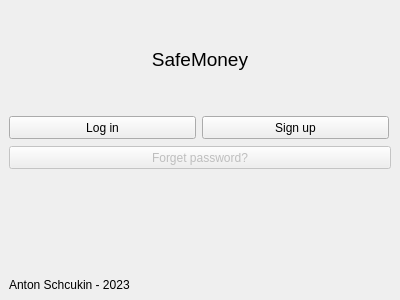
<?xml version="1.0" encoding="UTF-8"?>
<ui version="4.0">
 <class>SafeMoneyreg</class>
 <widget class="QWidget" name="SafeMoneyreg">
  <property name="geometry">
   <rect>
    <x>0</x>
    <y>0</y>
    <width>400</width>
    <height>300</height>
   </rect>
  </property>
  <property name="minimumSize">
   <size>
    <width>400</width>
    <height>300</height>
   </size>
  </property>
  <property name="maximumSize">
   <size>
    <width>400</width>
    <height>300</height>
   </size>
  </property>
  <property name="font">
   <font>
    <pointsize>9</pointsize>
   </font>
  </property>
  <property name="windowTitle">
   <string>SafeMoney - register</string>
  </property>
  <widget class="QLabel" name="programname_label">
   <property name="geometry">
    <rect>
     <x>9</x>
     <y>9</y>
     <width>382</width>
     <height>100</height>
    </rect>
   </property>
   <property name="minimumSize">
    <size>
     <width>382</width>
     <height>100</height>
    </size>
   </property>
   <property name="font">
    <font>
     <pointsize>14</pointsize>
    </font>
   </property>
   <property name="text">
    <string>SafeMoney</string>
   </property>
   <property name="alignment">
    <set>Qt::AlignCenter</set>
   </property>
  </widget>
  <widget class="QWidget" name="horizontalLayoutWidget">
   <property name="geometry">
    <rect>
     <x>9</x>
     <y>115</y>
     <width>382</width>
     <height>25</height>
    </rect>
   </property>
   <layout class="QHBoxLayout" name="horizontalLayout">
    <item>
     <widget class="QPushButton" name="login_button">
      <property name="minimumSize">
       <size>
        <width>187</width>
        <height>23</height>
       </size>
      </property>
      <property name="maximumSize">
       <size>
        <width>187</width>
        <height>23</height>
       </size>
      </property>
      <property name="text">
       <string>Log in</string>
      </property>
     </widget>
    </item>
    <item>
     <widget class="QPushButton" name="signup_utton">
      <property name="minimumSize">
       <size>
        <width>187</width>
        <height>23</height>
       </size>
      </property>
      <property name="maximumSize">
       <size>
        <width>187</width>
        <height>23</height>
       </size>
      </property>
      <property name="text">
       <string>Sign up</string>
      </property>
     </widget>
    </item>
   </layout>
  </widget>
  <widget class="QPushButton" name="forgetpassword_button">
   <property name="enabled">
    <bool>false</bool>
   </property>
   <property name="geometry">
    <rect>
     <x>9</x>
     <y>146</y>
     <width>382</width>
     <height>23</height>
    </rect>
   </property>
   <property name="minimumSize">
    <size>
     <width>382</width>
     <height>23</height>
    </size>
   </property>
   <property name="maximumSize">
    <size>
     <width>382</width>
     <height>23</height>
    </size>
   </property>
   <property name="text">
    <string>Forget password?</string>
   </property>
  </widget>
  <widget class="QLabel" name="author_label">
   <property name="geometry">
    <rect>
     <x>9</x>
     <y>277</y>
     <width>126</width>
     <height>16</height>
    </rect>
   </property>
   <property name="text">
    <string>Anton Schcukin - 2023</string>
   </property>
  </widget>
 </widget>
 <resources/>
 <connections/>
</ui>
